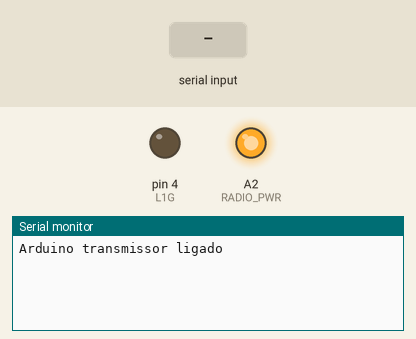
Recording of a sketch running on a simulated Arduino Uno, built with avr-gcc and run on an emulated ATmega328P. Shown: output pins drawn as LEDs (lit = HIGH), the last lines printed to the serial monitor. Inputs (shaded band) come from the test bench. No radio packets arrive unless stated.

Above: at 1.2 s.
1.3 s: "data1: \n" received over Serial
At 3.1 s:
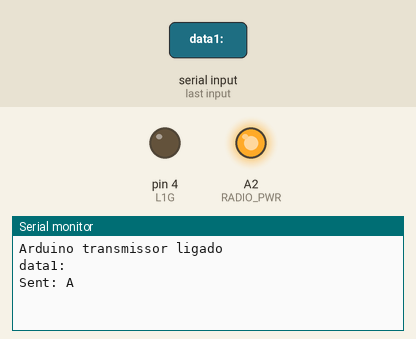
3.8 s: "0" received over Serial
At 6.0 s:
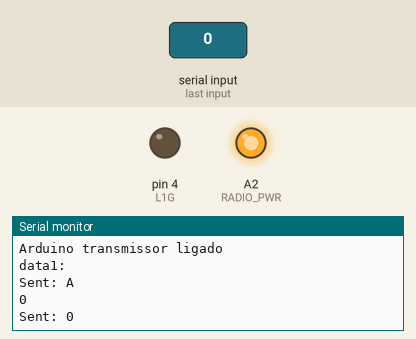
6.3 s: "90,45,200\n" received over Serial
At 8.0 s:
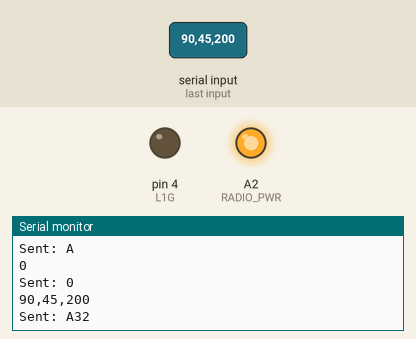

The sketch:

base.ino
```cpp
//#include <Motorino.h>
#include <RF24Network.h>
#include <RF24.h>
#include <SPI.h>

// da base:

#define SSPEED        115200   // Velocidade da interface serial
#define SERIAL_ECHO        0   // Eco da msg recebida (Prod: 0 | Debug: 1)

#define TAM_BUFFER        16   // Buffer de SW para o rádio
#define BASE_ADDRESS      00   // Base tem o endereço 7 (em octal)
#define netw_channel     100   // Canal padrão de operação do rádio

// Pinos de controle do módulo de rádio (independentes da SPI)

#define RADIO_CE          A0   // Pino CE do módulo de rádio
#define RADIO_CS          A1   // Pino CS do módulo do rádio
#define RADIO_PWR         A2   // Liga/Desl. módulo de rádio

// LEDs de sinalização.
// Obs: Os LEDs vermelhos estão conectados a pinos com PWM.

#define L1G                4   // Led 1 verde
#define L1R                5   // Led 1 vermelho
#define L2G                7   // Led 2 verde
#define L2R                6   // Led 2 vermelho
#define L3G                8   // Led 3 verde
#define L3R                9   // Led 3 vermelho

RF24 radio(RADIO_CE, RADIO_CS);  // Instância do rádio

// ------------------------- declaração de typedefs -----------------------------

typedef union {
    struct {
        uint8_t  pwm_motor_B;        // (bits 0-7)   8 bits: Valor do PWM do Motor B
        uint8_t  pwm_motor_A;        // (bits 8-15)  8 bits: Valor do PWM do Motor A
        uint8_t  dir_motor_B : 2,    // (bits 16-17) 2 bits: BIN1 e BIN2  da ponte H
                 dir_motor_A : 2,    // (bits 18-19) 2 bits: AIN1 e AIN2  da ponte H
                 ign1_4b     : 4;    // (bits 20-23) 4 bits não utilizados (padding)
        uint8_t  ign2_8b;            // (bits 24-31) 8 bits não utilizados (padding)
    } config;
    uint32_t status = 0;           // Leitura/Escrita simuntânea do conjunto de variáveis.
} TMotCtrl;

typedef union {
    struct {
          uint16_t  data1 :8,
                    data2 :8;
    };
    int16_t data;
} Data;


typedef union  {
    struct {
        char      chr;      // bits menos significativos
        uint8_t   id    :4,
                  pad   :4;
        Data      data;     // bits mais significativos
    } conf;
    uint32_t  stats = 0x00000000;
} TRadioMsg;


//  ----------------------- declaração de variáveis globais -----------------------------------

char data_input;
TMotCtrl data, data_exit;
// char data_ant = 'n';
const byte canais[2] = {0x00, 0xFF};
unsigned long final_time;
TRadioMsg msg;

// --------------------------- declaração de funções e afins --------------------------------
/*
void translate_input(char input){
    input = toupper(input);
    switch (input){
    case 'W':
        data.ponte = 1;
        data.ponte_A = 0b01;
        data.ponte_B = 0b01;
        break;

    case 'A':
        data.ponte = 1;
        data.ponte_A = 0b00;
        data.ponte_B = 0b01;
        data.angulo = 90;
        break;

    case 'S':
        data.ponte = 1;
        data.ponte_A = 0b11;
        data.ponte_B = 0b11;

        break;

    case 'D':
        data.ponte = 1;
        data.ponte_A = 0b01;
        data.ponte_B = 0b00;
        data.angulo = 90;
        break;

    case 'M':
        data.pwm_A = data.pwm_A + 10;
        data.pwm_B = data.pwm_B + 10;
        break;

    case 'N':
        data.pwm_A = data.pwm_A - 10;
        data.pwm_B = data.pwm_B - 10;
        break;

    default:
        data.ponte = 0;
        break;
    }
}
*/
void send_message(){
    if (!radio.write( &msg.stats, sizeof(TRadioMsg))) {
        Serial.print("Transmissão ");
        Serial.print(msg.stats, HEX);
        Serial.println(" não enviada - conexão perdida");
        //Serial.println (final_time);

        // caso não consiga enviar os dados, desligos os LEDs verdes e ligo os vermelhos
        digitalWrite(L1R, HIGH);
        digitalWrite(L2R, HIGH);
        digitalWrite(L3R, HIGH);
        digitalWrite(L1G, LOW);
        digitalWrite(L2G, LOW);
        digitalWrite(L3G, LOW);
    }
    //if(radio.write( &data_saida, sizeof(char))){
    else{
        Serial.print("Sent: ");     // aviso qual dado foi enviado
        Serial.println(msg.stats, HEX);

        // ligo os LEDs verdes 2 e 3 e desligo o resto
        digitalWrite(L1G, LOW);
        digitalWrite(L1R, LOW);
        digitalWrite(L2R, LOW);
        digitalWrite(L3R, LOW);
        digitalWrite(L2G, HIGH);
        digitalWrite(L3G, HIGH);
        //Serial.print (final_time);
    }
}

// --------------------------- setup e loop do arduino ----------------------------------------

void setup() {
    Serial.begin(SSPEED);
    Serial.println("Arduino transmissor ligado");

    pinMode(L1G, OUTPUT);
    digitalWrite (L1G, LOW);

    pinMode(RADIO_PWR, OUTPUT);
    digitalWrite(RADIO_PWR, HIGH);

    radio.begin();
    radio.setPALevel(RF24_PA_MAX);        // deixar o alcance o máx. possível por... motivos
    radio.setDataRate(RF24_2MBPS);        // vel. de transmissão
    radio.setChannel(netw_channel);       // canal de transmissão
    // Abertura do canal de comunicação:
    radio.openWritingPipe(canais[1]);     // transmito no canal 1
    // radio.openReadingPipe(1, canais[0]);  // recebo do canal 0

//    data.pwm_A = 50;    data.pwm_B = 50;
}
/*
void traduz_str(String ent){
    String aux;
    char res[2];
    char chr;
    long t1;
    uint16_t t2;
    int i = 0, j = 0;
    String *teste;

    chr = ent[0];
//    Serial.print("Char: ");
//    Serial.println(chr);
    while (true){
        if (ent[i] == ' ' || ent[i] == '!'){
            Serial.println(" 'qreba'");
            break;
        }
        else{
            res[i] = ent[i];
            Serial.print(ent[i]);
            i++;
        }
    }
    Serial.println(aux);
    t1 = atoi(res);
    Serial.print("Id: ");
    Serial.println(t1);
}
*/

//void
void trata_msg(char subs[5][6]){
    msg.conf.chr = toupper(msg.conf.chr);
//    Serial.println(input);
//    Serial.println(subs[2]);
    msg.conf.pad = 0;
    switch (msg.conf.chr){
        case 'D':
    //        msg.conf.
              // "tradução" da 3a string p/ os bits da pad
              for (int i= 0; i < 4; i++){
                  if (subs[2][i] == '0')
                      msg.conf.pad = msg.conf.pad | 0b0;
                  else
                      msg.conf.pad = msg.conf.pad | 0b1;
//                  Serial.print("msg.conf.pad: ");
//                  Serial.println(msg.conf.pad, BIN);
                  if (i < 3)
                      msg.conf.pad = msg.conf.pad << 1;
             }
//             Serial.print("msg.conf.pad: ");
//             Serial.println(msg.conf.pad, BIN);

             msg.conf.data.data1 = atoi(subs[3]);
             msg.conf.data.data2 = atoi(subs[4]);
//             Serial.println(msg.conf.data.data1);
//             Serial.println(msg.conf.data.data2);

            break;

        case 'M':
             msg.conf.data.data1 = atoi(subs[2]);
             msg.conf.data.data2 = atoi(subs[3]);
//             Serial.print("data1: ");
//             Serial.println(msg.conf.data.data1);
//             Serial.print("data2: ");
//             Serial.println(msg.conf.data.data1);

            break;

        case 'S':
             msg.conf.data.data = atoi(subs[2]);
//             Serial.print("data: ");
//             Serial.println(msg.conf.data.data);

            break;
        case 'R':
             // se os graus forem negativos, o pad recebe 1111 e o número deixa de ser negativo p/ evitar overflow(ou sei lá)
             Serial.print("Mensagem tipo R. subs [2][0]:");
             Serial.println(subs[2][0]);
             if (subs[2][0] == '-'){
                Serial.println("negativo");
                msg.conf.pad = 0b1111;
                Serial.println(msg.conf.pad);
                subs[2][0] = '0';
//                for (int t = 0; t < 3; t++)
//                  Serial.print(subs[2][t]);

             }
             else
                msg.conf.pad = 0b0000;

             msg.conf.data.data = atoi(subs[2]);
//             Serial.print("atoi: ");
//             Serial.println(msg.conf.data.data);

//             Serial.print("data: ");
//             Serial.println(msg.conf.data.data);

            break;
        default:
    //       msg.conf.data.data = atoi(subs[2]);

            break;
    }
}


void traduz_str(String ent){
    char subs[5][6];

    int j, i = 0, k = 0;

    while(ent[i] != '\0') {
        j = 0;
        while ((ent[i] != ' ') && (ent[i] != '\0')) {
            subs[k][j] = ent[i];
            i++;
            j++;
        }
        subs[k][j] = '\0';
        Serial.println(subs[k]);
        i++;
        k++;
    }
//    int t1;

    msg.conf.id   = atoi(subs[0]);
    msg.conf.chr  = subs[1][0];
//    Serial.print("msg.id: ");
//    Serial.println(msg.conf.id);
//    Serial.print("chr: ");
//    Serial.println(msg.conf.chr);
    trata_msg (subs);
//    byte t2;
//    string.getBytes(buf, len)
}


void loop() {
//
//    unsigned long started_waiting_at = millis();
//    if (Serial.available()/* && (millis() - started_waiting_at < 100 )*/){
//        data_input = Serial.read();
//        final_time = millis();
//    }
//    if (final_time - started_waiting_at > 3000 )      // se o usuário demorar p/ mandar um dado, decido deixar o robô parado
//        data_input = 'x';
//    translate_input(data_input);
//    Serial.println(data.hexa,HEX);
//    send_message();
//    // if (data == 'l')
//    //     digitalWrite (L1G, HIGH);    // este é um teste simples: ligo o LED caso a entrada seja l
    String v;
    if (Serial.available()){
        v = Serial.readString();
//      Serial.println(v);  // eco de mensagem recebida
//      traduz_str(v);
        traduz_str(v);
        send_message();
    }
    else
      v = ' ';
//        Serial.println("Serial indisponível");
    // delay(50);
}
```

Measured:
- after the input at 1.3 s, the serial monitor: prints a new line after 1.0 s (image 1)
- after the input at 3.8 s, the serial monitor: prints a new line after 1.0 s (image 2)
- after the input at 6.3 s, the serial monitor: prints a new line after 1.0 s (image 3)
